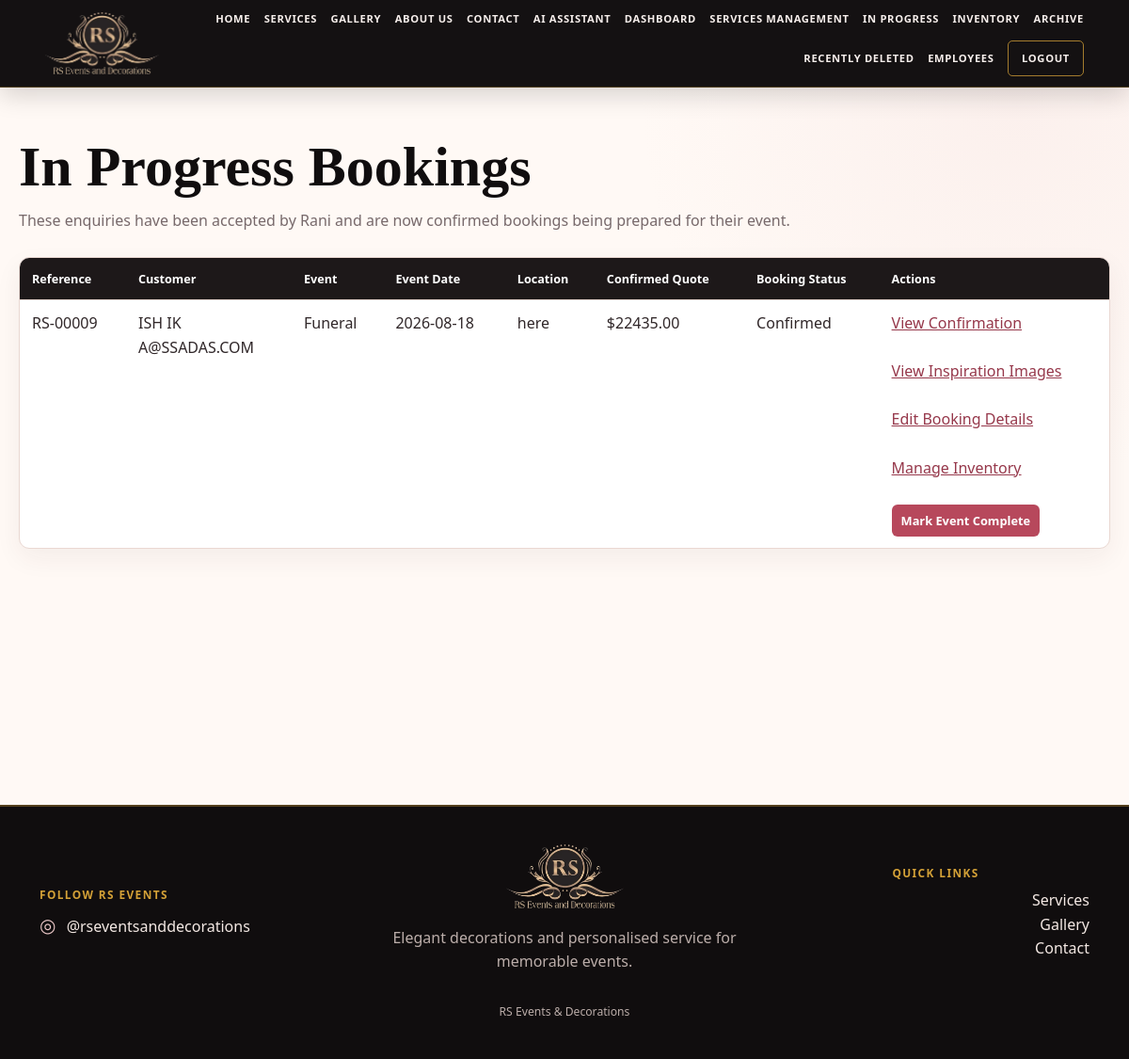
Before: /in-progress (signed in) with the older database file.
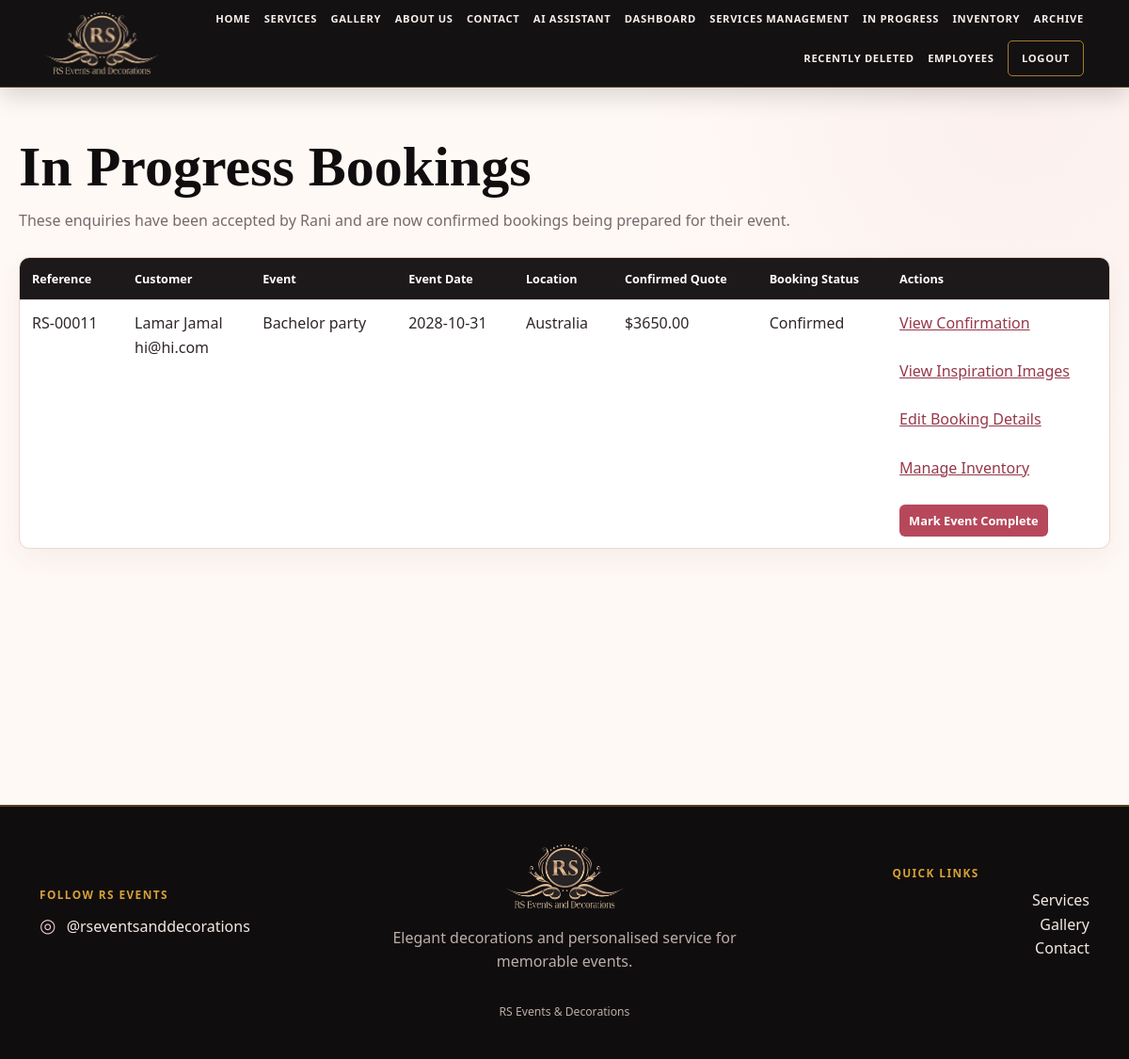
After: the same page with the newer database file.
### tables this page shows
CREATE TABLE Bookings (

    BookingID INTEGER PRIMARY KEY AUTOINCREMENT,

    EnquiryID INTEGER NOT NULL,

    BookingDate TEXT,

    EventDate TEXT NOT NULL,

    BookingStatus TEXT DEFAULT 'Confirmed',

    TotalPrice REAL,

    FOREIGN KEY (EnquiryID) REFERENCES Enquiries(EnquiryID)

);

CREATE TABLE Enquiries (

    EnquiryID INTEGER PRIMARY KEY AUTOINCREMENT,

    CustomerID INTEGER NOT NULL,

    EventType TEXT NOT NULL,

    EventDate TEXT NOT NULL,

    GuestCount INTEGER,

    Budget REAL,

    Message TEXT,

    Status TEXT DEFAULT 'Pending',

    DateSubmitted TEXT, CreatedAt TEXT, UpdatedAt TEXT, DeletedAt TEXT, ReferenceCode TEXT, EventLocation TEXT, Requirements TEXT, AdditionalInformation TEXT,

    FOREIGN KEY (CustomerID) REFERENCES Customers(CustomerID)

);

CREATE TABLE Customers (

            CustomerID INTEGER PRIMARY KEY AUTOINCREMENT,

            FirstName TEXT NOT NULL,

            LastName TEXT NOT NULL,

            Email TEXT NOT NULL,

            Phone TEXT

        );

### app.py (the view)
@app.route("/in-progress")
@login_required
def in_progress():
    bookings = get_in_progress_bookings()
    return render_template(
        "in_progress.html",
        bookings=bookings,
        role=session.get("role")
    )

### app.py (called while the page is built)
def login_required(route_function):
    @wraps(route_function)
    def protected_route(*args, **kwargs):
        if session.get("logged_in") is not True:
            return redirect(url_for("login"))
        return route_function(*args, **kwargs)
    return protected_route

### database.py (called while the page is built)
def get_connection():
    connection = sqlite3.connect(DATABASE)
    connection.row_factory = sqlite3.Row
    connection.execute(
        "PRAGMA foreign_keys = ON"
    )
    return connection

### templates/in_progress.html (shortened to what this page needs)
{% extends "base.html" %}
{% block content %}
<h1>In Progress Bookings</h1>
<p>
    These enquiries have been accepted by Rani and are now confirmed
    bookings being prepared for their event.
</p>
{% if bookings %}
<table>
    <thead>
        <tr>
            <th>Reference</th>
            <th>Customer</th>
            <th>Event</th>
            <th>Event Date</th>
            <th>Location</th>
            <th>Confirmed Quote</th>
            <th>Booking Status</th>
            <th>Actions</th>
        </tr>
    </thead>
    <tbody>
        {% for booking in bookings %}
        <tr>
            <td>
                {{ booking["ReferenceCode"] }}
            </td>
            <td>
                {{ booking["FirstName"] }}
                {{ booking["LastName"] }}
                <br>
                {{ booking["Email"] }}
            </td>
            <td>
                {{ booking["EventType"] }}
            </td>
            <td>
                {{ booking["EventDate"] }}
            </td>
            <td>
                {{ booking["EventLocation"] or "Not provided" }}
            </td>
            <td>
                ${{ "%.2f"|format(booking["TotalPrice"] or 0) }}
            </td>
            <td>
                {{ booking["BookingStatus"] }}
            </td>
            <td>
                <a href="{{ url_for(
                    'booking_confirmation',
                    booking_id=booking['BookingID']
                ) }}">
                    View Confirmation
                </a>
                <br><br>
                <a href="{{ url_for(
                    'enquiry_inspiration',
                    enquiry_id=booking['EnquiryID']
                ) }}">
                    View Inspiration Images
                </a>
                {% if role == "admin" %}
                    <br><br>
                    <a href="{{ url_for(
                        'edit_enquiry',
                        enquiry_id=booking['EnquiryID']
                    ) }}">
                        Edit Booking Details
                    </a>
                    <br><br>
                    <a href="{{ url_for(
                        'allocate_enquiry_inventory',
                        enquiry_id=booking['EnquiryID']
                    ) }}">
                        Manage Inventory
                    </a>
                    <br><br>
                    <form
                        method="POST"
                        action="{{ url_for(
                            'complete_enquiry',
                            enquiry_id=booking['EnquiryID']
                        ) }}"
                        onsubmit="return confirm(
                            'Mark this event as completed and move it to the Archive?'
                        );"
                    >
                        <button type="submit">
                            Mark Event Complete
                        </button>
                    </form>
                {% endif %}
            </td>
        </tr>
        {% endfor %}
    </tbody>
</table>
{% else %}
<p>
    There are currently no bookings in progress.
</p>
{% endif %}
{% endblock %}

Changed rows visible on the page:
no longer on this page (row edited): Bookings: ReferenceCode "RS-00009", FirstName "ISH", LastName "IK", Email "A@SSADAS.COM", EventType "Funeral", EventDate "2026-08-18", EventLocation "here", TotalPrice "22435.00", BookingStatus "Confirmed"
now on this page (row edited): Bookings: ReferenceCode "RS-00011", FirstName "Lamar", LastName "Jamal", Email "hi@hi.com", EventType "Bachelor party", EventDate "2028-10-31", EventLocation "Australia", TotalPrice "3650.00", BookingStatus "Confirmed"
